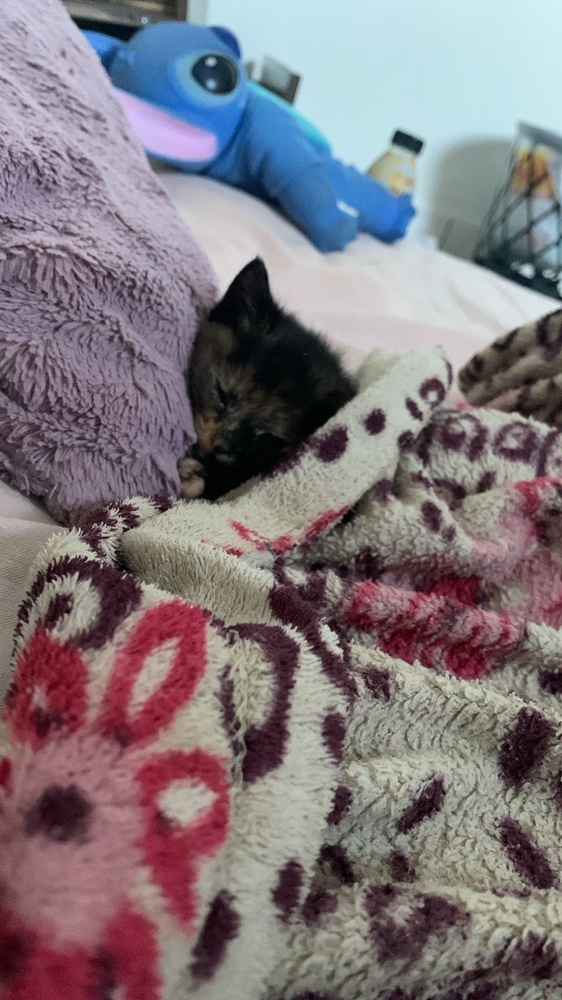
#> input picture filters/image.jpg, 562 x 1000 px, shrunk from 900 x 1600 before the run
$ python gammaCorrections.py
#> lines starting #> are read from the running program, lines starting #| are printed output that depends on the picture
#> further down, image is the input picture: PIL image 562x1000 RGB; mean R, G, B 128.7, 119.6, 125.4
from PIL import Image

def gamma_correction(image, gamma):

#> called with gamma = 2.5
    width, height = image.size
#> width = 562; height = 1000
    finalImage = Image.new("RGB", (width, height))
#> finalImage: PIL image 562x1000 RGB; every value is 0

    # Função de correção de gama np.power
    for x in range(width):
        for y in range(height):
            r, g, b = image.getpixel((x, y))
            r = int(255 * (r / 255) ** (1 / gamma))
            g = int(255 * (g / 255) ** (1 / gamma))
            b = int(255 * (b / 255) ** (1 / gamma))
            finalImage.putpixel((x, y), (r, g, b))
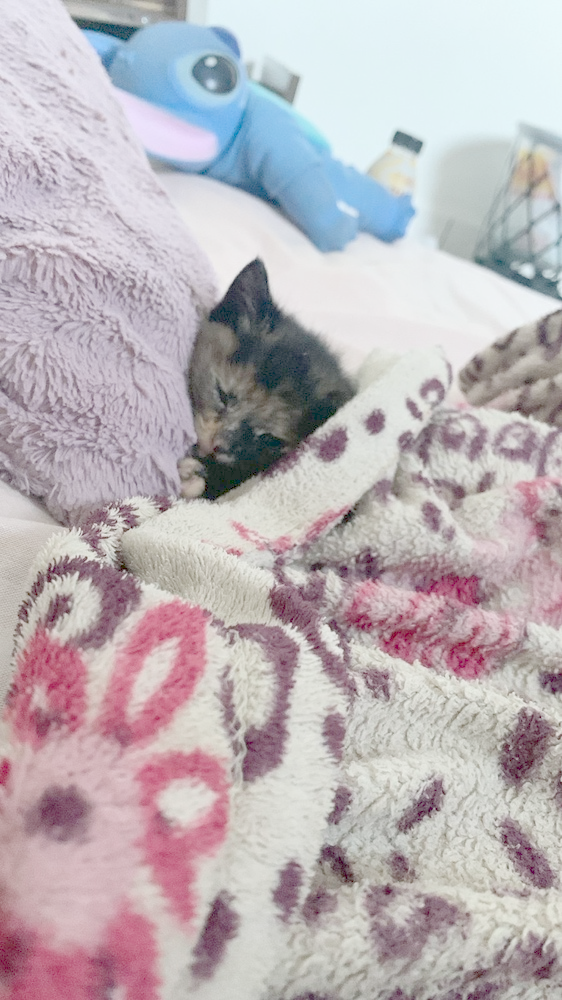
#> finalImage: PIL image 562x1000 RGB; mean R, G, B 187.5, 179.4, 184

    return finalImage

image = Image.open("../image.jpg").convert("RGB")

gamma = 2.5
final_image = gamma_correction(image, gamma)

image.show()
final_image.show()
